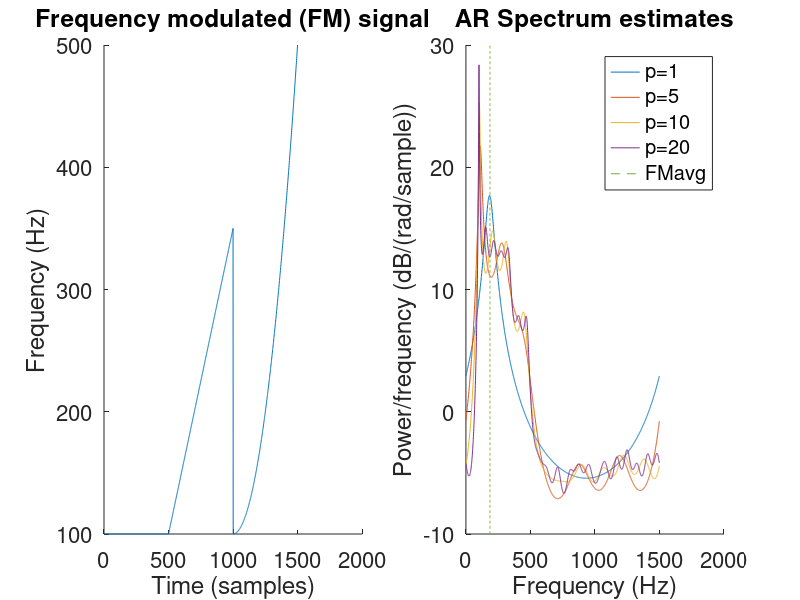

This chart was generated by the following MATLAB code: (Note: this script raises an error after producing the figure.)
%% --- 3. Adaptive signal processing --- %%

%% 3.2. Adaptive AR Model Based Time-Frequency Estimation %%

%% (a) 
clc; clear variables; close all;

n_samples = 1500;
f = [100*ones(500,1); ...
    100*ones(500,1) + ([501:1000]' - 500)/2; ...
    100*ones(500,1) + (([1001:1500]' -  1000)/25).^2];
phi = cumsum(f);
fs = 1500;
variance = 0.05;
eta = wgn(n_samples,1,pow2db(variance),'complex');
y = exp(1i*2*pi*phi/fs) + eta;
% Plotting frequency
figure(1); subplot(1,2,1); hold on; set(gca,'fontsize', 16);
plot([1:n_samples], f);
xlabel('Time (samples)'); ylabel('Frequency (Hz)');
title('Frequency modulated (FM) signal'); hold off;
% Plotting PSD of signal from estimates
order = [1, 5, 10, 20];
subplot(1,2,2); hold on; set(gca,'fontsize', 16);
H = zeros(4,1500); w = zeros(4,1500);
for i = 1:4
    % Finding AR coefficients
    a = aryule(y,order(i));
    [H(i,:),w(i,:)] = freqz(1,a,n_samples,fs);
    P = abs(H(i,:)).^2;
    plot(w(i,:), pow2db(P));
end
plot(mean(f)*ones(1,1500), linspace(-10,30,1500),'--')
title('AR Spectrum estimates')
xlabel('Frequency (Hz)'); 
ylabel('Power/frequency (dB/(rad/sample))');
leg = arrayfun(@(a)strcat('p=',num2str(a)),order,'uni',0);
leg{end+1} = 'FMavg';
legend(leg); 
hold off;
%% (b)
clc; clear variables; close all;

n_samples = 1500;
f = [100*ones(500,1); ...
    100*ones(500,1) + ([501:1000]' - 500)/2; ...
    100*ones(500,1) + (([1001:1500]' -  1000)/25).^2];
phi = cumsum(f);
fs = 1500;
variance = 0.05;
eta = wgn(n_samples,1,pow2db(variance),'complex');
y = exp(1i*2*pi*phi/fs) + eta;

% CLMS coefficients
x = delayseq(y,1);
lrs = [1e-1, 1e-2,1e-3];
figure(1);
for idx = 1:3
    [a,~,~] = clms(y, x, 0, lrs(idx), 0);
    H = zeros(n_samples,n_samples);
    for n = 1:n_samples
        % Run complex-valued LMS algorithm to estimate AR coefficient aˆ1(n)
        [h, w] = freqz(1 , [1; -conj(a(n))], n_samples,fs); % Compute power spectrum
        H(:, n) = abs(h).^2; % Store it in a matrix 
    end
    % Remove outliers in the matrix H
    medianH = 50*median(median(H));
    H(H > medianH) = medianH;
    % Plotting
    subplot(1,3,idx); hold on; set(gca,'fontsize', 16);
    mesh([1:n_samples], w, H);
    view(2);
    xlabel('Time (samples)');
    ylabel('Frequency (Hz)');
    title(strcat('CLMS Spectral Estimate ($\mu=',num2str(lrs(idx)),'$)'), 'Interpreter', 'Latex');
end

